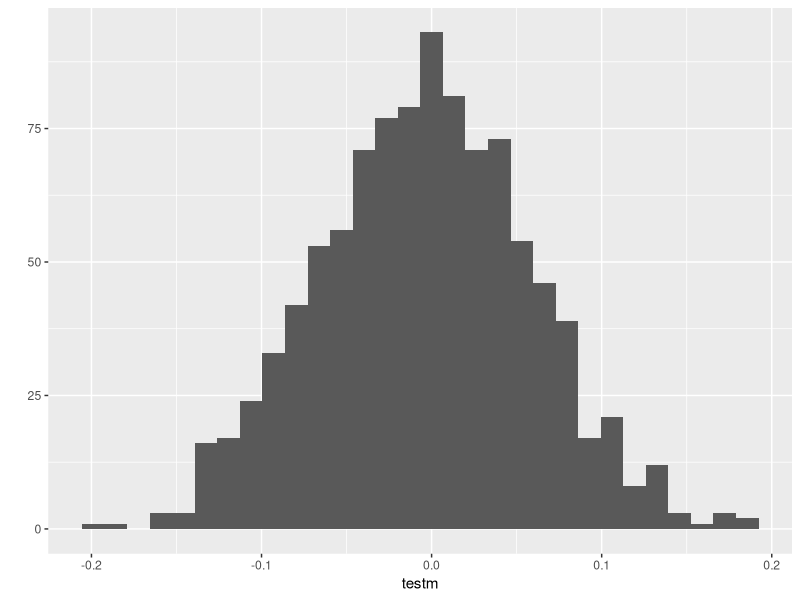

Reproduce this figure in R. (Note: this script raises an error after producing the figure.)
## ---- chunk 1

population <- rnorm(4000)
msample <- function(pop,nsamples,sampsize) {
  x <- seq(1,nsamples,by=1)
  xr <- rep(0,nsamples)
  for (i in x) {
    xr[i] <- mean(sample(pop,sampsize))
  }
  xr
}

testm <- msample(population,1000,250)


## ---- chunk 2
testm
## ---- chunk 3
library(ggplot2)
qplot(testm)
## ---- chunk 4
test500 <- msample(population,1000,500)
test750 <- msample(population,1000,750)
## ---- chunk 5
def <- data.frame(m250=testm,
  m500=test500,
  m750=test750)
str(def)
## ---- chunk 6
xgrp <- ggplot(def, aes(def$m250, def$m500, def$m750)) + 
  geom_histogram()
  
  
  xgrp
## ---- chunk 7
yyy <- rnorm(4000,4)
str(yyy)
## ---- chunk 8
hist(def$m250, col=rgb(1,0,0,0.5))
hist(def$m500, col=rgb(0,0,1,0.5), add=T)
box()
## ---- chunk 9
hist(def$m250, col="lightblue")
hist(def$m500, col="red", add=T)
hist(def$m750, col="yellow", add=T)
box()


## ---- chunk 10
qplot(def$m250, fill=I('blue')) +
  geom_histogram(aes(def$m500), fill=I('green')) +
  geom_histogram(aes(def$m750), fill=I('red'),alpha=0.4)
## ---- chunk 11

hist(def$m250, col="lightblue")
hist(def$m500, col="red", add=T)
hist(def$m750, col="yellow", add=T)
legend("topright",c("n=250","n=500","n=750"), col=c("lightblue","red","yellow"),lwd=10)
box()


## ---- chunk 12

hist(def$m250, col="lightblue", 
  xlab="Sample mean (0 = pop. mean, 1 = pop. SD)",
  ylab="Number of samples", 
  main="Three distributions of 1000 sample means for population size 4,000")
hist(def$m500, col="red", add=T)
hist(def$m750, col="yellow", add=T)
legend("topright",c("n=250","n=500","n=750"), col=c("lightblue","red","yellow"),lwd=10)
box()


## ---- chunk 13
def$m375 <-  msample(population,1000,350)
hist(def$m250, col="lightblue", 
  xlab="Sample mean",
  ylab="Number of samples", 
  main="Three distributions of 1000 sample means for \n population size 4,000 (M=0, SD=1)")
hist(def$m375, col="purple", add=T, density=20, angle=-75)
hist(def$m500, col="red", add=T)
hist(def$m750, col="yellow", add=T, density=10)
legend("topright",c("n=250","n=375","n=500","n=750"), col=c("lightblue","purple","red","yellow"),lwd=10)
box()

